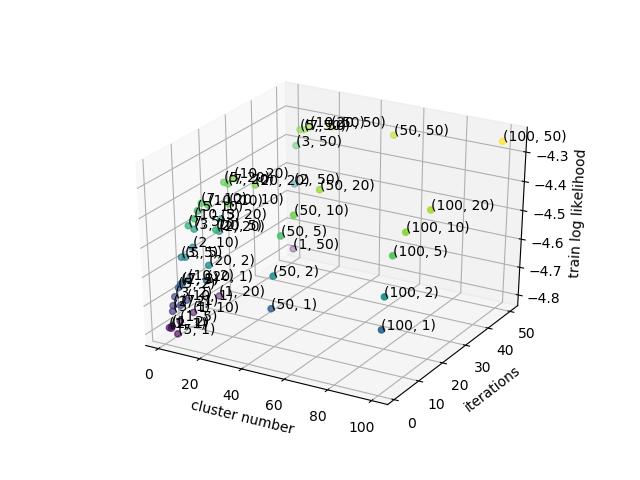

This chart was generated by the following Python code:
import matplotlib.pyplot as plt
import numpy as np
from mpl_toolkits.mplot3d import Axes3D
import pandas as pd

df_untied = pd.read_csv('./not_tied.csv')
fig = plt.figure()
ax = plt.axes(projection='3d')

xs = df_untied['cluster_num'].values.tolist()
ys = df_untied['iterations'].values.tolist()
train_LL = df_untied['train_LL'].values.tolist()
dev_LL = df_untied['dev_LL'].values.tolist()

for x, y, z in zip(xs, ys, train_LL):
    label = '(%d, %d)' % (x, y)
    ax.text(x, y, z, label)


ax.set_xlabel('cluster number')
ax.set_ylabel('iterations')
ax.set_zlabel('train log likelihood')
ax.scatter3D(xs, ys, train_LL, c=train_LL, label='not tied graph')

plt.savefig('graph1.png')